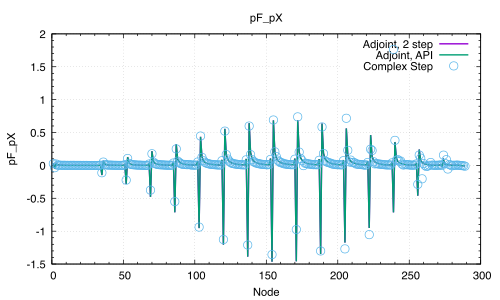

Reproduce this figure in gnuplot.
set term pdfcairo noenhanced 
set out 'compare.complex.pdf' 
set grid 
set mxtics 
set mytics 

###################################### COMPLEX STEP ###################################### 

set xlabel 'Node' 
set ylabel 'pF_pX' 
set title 'pF_pX' 
plot 'prop.gradient'         using 1:5 index 0  title 'Adjoint, 2 step' with lines lw 2,\
     'prop.opt.gradient'     using 1:5 index 0  title 'Adjoint, API' with lines lw 2,\
     'prop.complex.gradient' using 1:5 index 0  title 'Complex Step' with points pt 6 lw 1
#pause -1 'Hit return to continue' 


set xlabel 'Node' 
set ylabel 'pF_pY' 
set title 'pF_pY' 
plot 'prop.gradient'         using 1:6 index 0  title 'Adjoint, 2 step' with lines lw 2,\
     'prop.opt.gradient'     using 1:6 index 0  title 'Adjoint, API' with lines lw 2,\
     'prop.complex.gradient' using 1:6 index 0  title 'Complex Step' with points pt 6 lw 1
#pause -1 'Hit return to continue' 


set xlabel 'Node' 
set ylabel 'pF_pZ' 
set title 'pF_pZ' 
plot 'prop.gradient'         using 1:7 index 0  title 'Adjoint, 2 step' with lines lw 2,\
     'prop.opt.gradient'     using 1:7 index 0  title 'Adjoint, API' with lines lw 2,\
     'prop.complex.gradient' using 1:7 index 0  title 'Complex Step' with points pt 6 lw 1
#pause -1 'Hit return to continue' 



set xlabel 'Node' 
set ylabel 'pF_pX' 
set title 'pF_pX' 
plot 'prop.gradient'         using 1:5 index 0  title 'Adjoint, 2 step' with lines lw 2,\
     'prop.opt.gradient'     using 1:5 index 0  title 'Adjoint, API' with points pt 6 lw 1
#pause -1 'Hit return to continue' 


set xlabel 'Node' 
set ylabel 'pF_pY' 
set title 'pF_pY' 
plot 'prop.gradient'         using 1:6 index 0  title 'Adjoint, 2 step' with lines lw 2,\
     'prop.opt.gradient'     using 1:6 index 0  title 'Adjoint, API' with points pt 6 lw 1


set xlabel 'Node' 
set ylabel 'pF_pZ' 
set title 'pF_pZ' 
plot 'prop.gradient'         using 1:7 index 0  title 'Adjoint, 2 step' with lines lw 2,\
     'prop.opt.gradient'     using 1:7 index 0  title 'Adjoint, API' with points pt 6 lw 1
#pause -1 'Hit return to continue' 
